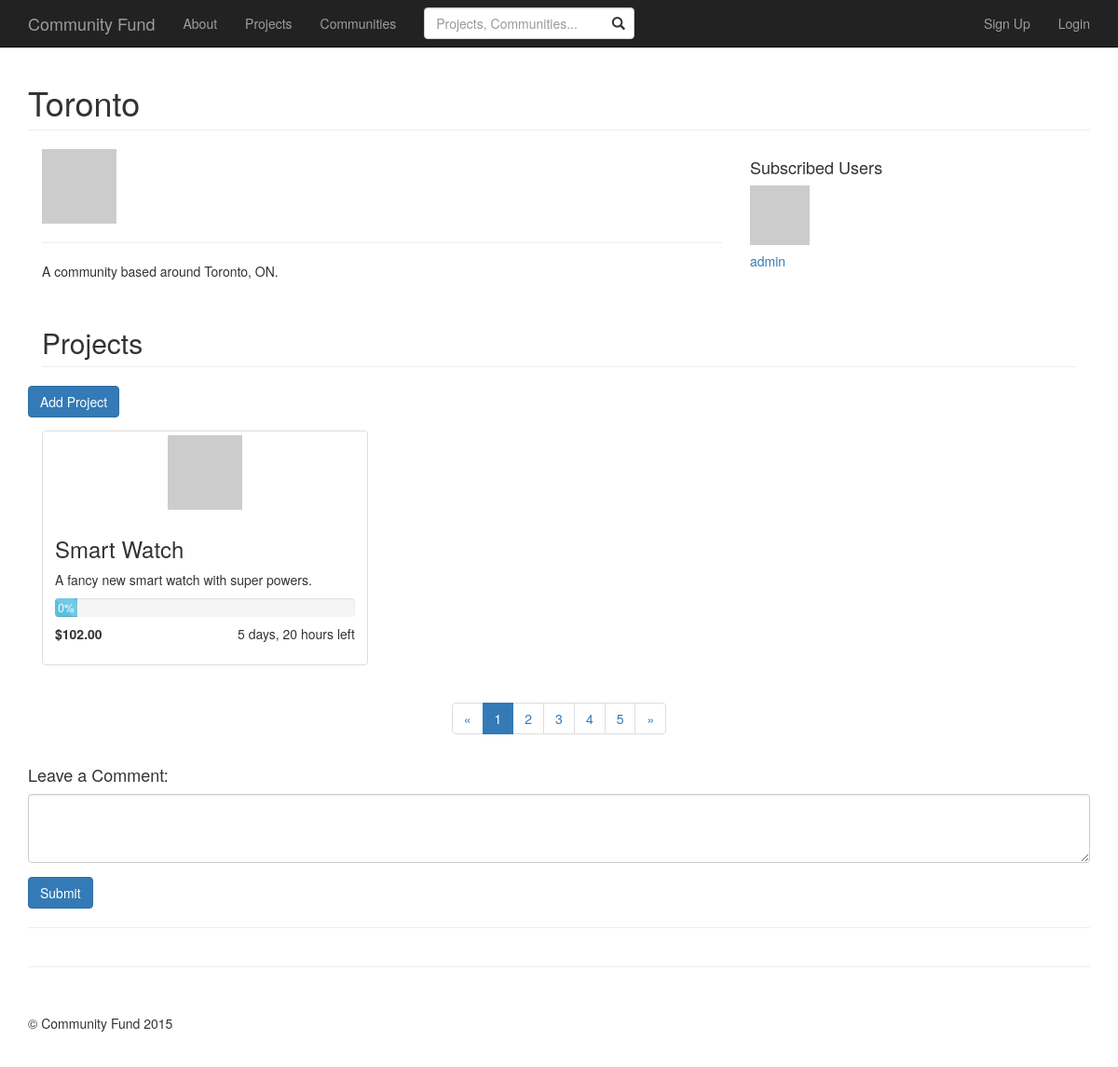
The page /community/1 on the database as committed earlier.
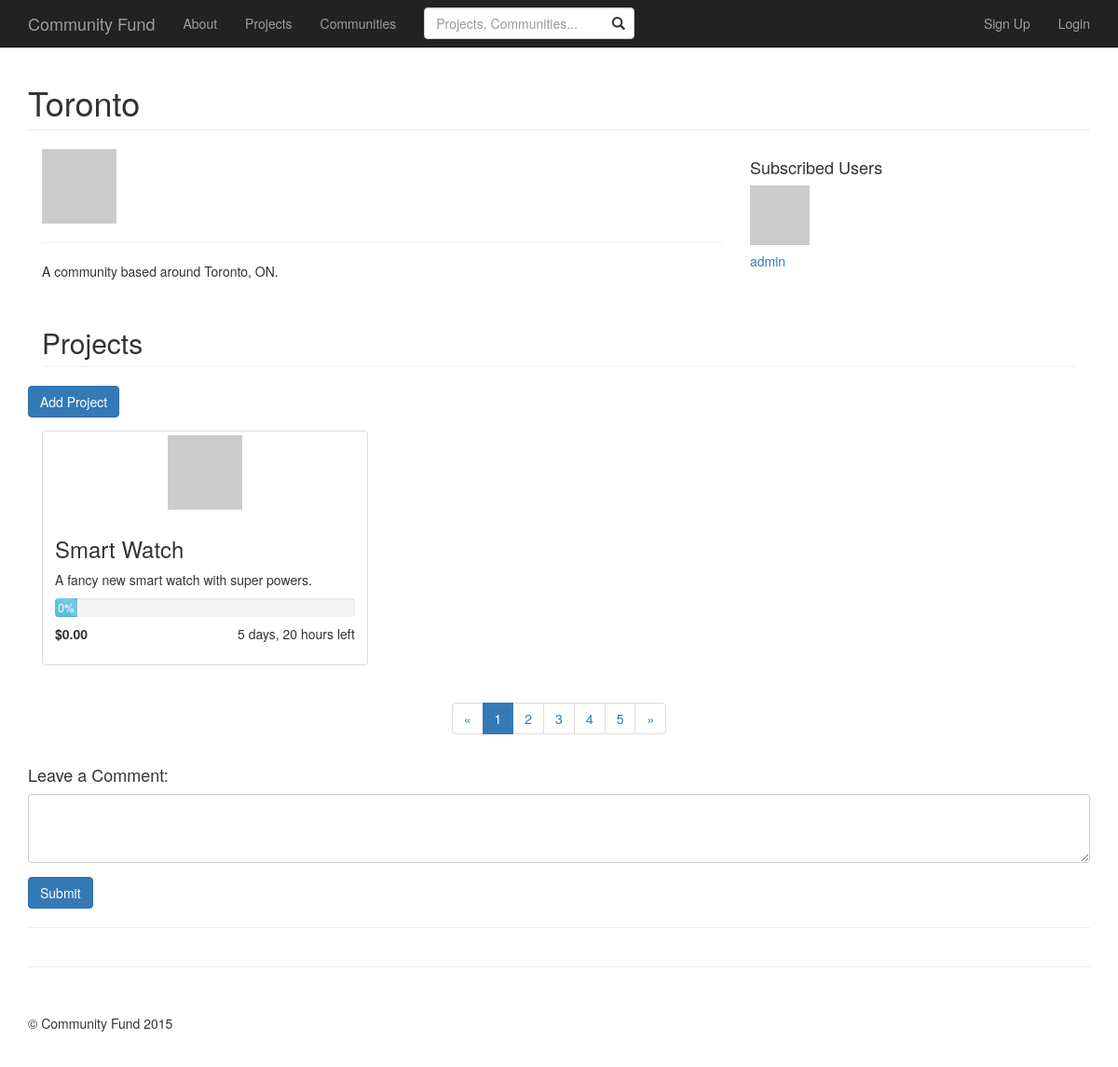
The same page on the database as committed later.
### communityfund/apps/home/models.py (models this page shows, shortened)
class DatedModel(models.Model):
    created_on = models.DateTimeField(auto_now_add=True)
    modified_on = models.DateTimeField(auto_now=True)
    class Meta:
        abstract = True

class Community(DatedModel):
    creator = models.ForeignKey(User, related_name="communities_created")
    name = models.TextField(max_length=100)
    description = models.TextField(max_length=1000)
    subscribers = models.ManyToManyField(User, related_name="subscriptions")
    class Meta:
        verbose_name_plural = "Communities"

class Project(DatedModel):
    initiator = models.ForeignKey(User, related_name="projects_created")
    community = models.ForeignKey(Community, related_name="projects")
    name = models.TextField(max_length=100)
    summary = models.TextField(max_length=250)
    about = models.TextField(max_length=20000)
    goal = models.PositiveIntegerField()
    deadline = models.DateTimeField()
    @property
    def amount_funded(self):
        amount_funded = self.fundings.all().aggregate(Sum('amount'))['amount__sum']
        return amount_funded if amount_funded else 0
    @property
    def percent_funded(self):
        return round((self.amount_funded / self.goal) * 100)

### communityfund/apps/home/views.py (the view)
# urls.py: url(r'^community/(?P<community_id>\d+)/?', views.community, name='community'),
def community(request, community_id):
    return render(request, 'home/community.html', {
        'community': get_object_or_404(Community, pk=community_id),
    })

### communityfund/apps/home/templatetags/custom_tags.py (called while the page is built)
def get_next_param(context):
    request = context['request']
    if 'next' in request.GET:
        next_param = request.GET['next']
    else:
        next_param = request.path
    if next == reverse('login') or next == reverse('signup'):
        next_param = ''
    else:
        next_param = '?next=' + next_param
    return next_param

@register.inclusion_tag("fragments/link.html", name="login_link", takes_context=True)
def login_link_tag(context, *args):
    title = args[0] if len(args) != 0 else 'Login'
    return {
        'url': reverse('login') + get_next_param(context),
        'title': title
    }

@register.inclusion_tag("fragments/link.html", name="signup_link", takes_context=True)
def login_link_tag(context, *args):
    title = args[0] if len(args) != 0 else 'Sign Up'
    return {
        'url': reverse('signup') + get_next_param(context),
        'title': title
    }

@register.filter("timeleft", is_safe=False)
def timeleft_filter(value, arg=None):
    if not value:
        return ''
    try:
        return timeuntil(value, arg) + ' left'
    except (ValueError, TypeError):
        return ''

@register.filter(name='currency', is_safe=False)
def currency_filter(value):
    if value is None:
        return ''
    try:
        return locale.currency(value, grouping=True)
    except ValueError:
        try:
            return "${:,.2f}".format(value)
        except ValueError:
            return ''

### templates/home/community.html (shortened to what this page needs)
{% extends "base.html" %}
{% block content %}
  {% include 'page_heading.html' with heading=community.name %}
  <div class="row">
    <div class="col-lg-12">
      <div class="col-md-8">
        <img class="img-responsive" src="http://placehold.it/750x300&text=Community+Banner" alt="">
        <hr>
        <p>{{ community.description }}</p>
      </div>
      <div class="col-md-4">
        <h4>Subscribed Users</h4>
        <div class="row">
          {% for user in community.subscribers.all|slice:":12" %}
            <div class="col-md-4">
              <a class="User pic" href="{% url 'user' user.id %}">
                <img class="media-object" src="http://placehold.it/64x64" alt="">
                <h5>{{ user.get_full_name }}</h5></a>
            </div>
          {% endfor %}
          </div>
      </div>
    </div>
  </div>
  <div class="row">
    <div class="col-lg-12">
      <div class="col-lg-12"><h2 class="page-header">Projects</h2></div>
      <div class="row" style="margin-bottom: 1em">
        <div class="col-lg-12">
          <a class="btn btn-primary" href="#">Add Project</a>
        </div>
      </div>
      {% for project in community.projects.all|slice:":3" %}
        <div class="col-sm-6 col-md-4">
          {% include "home/fragments/project_card.html" %}
        </div>
      {% endfor %}
    </div>
  </div>
  <div class="row text-center">
    <div class="col-lg-12">
      <ul class="pagination">
        <li>
          <a href="#">&laquo;</a>
        </li>
        <li class="active">
          <a href="#">1</a>
        </li>
        <li>
          <a href="#">2</a>
        </li>
        <li>
          <a href="#">3</a>
        </li>
        <li>
          <a href="#">4</a>
        </li>
        <li>
          <a href="#">5</a>
        </li>
        <li>
          <a href="#">&raquo;</a>
        </li>
      </ul>
    </div>
  </div>
  <div class="row">
    <div class="col-lg-12">
      <h4>Leave a Comment:</h4>
      <form role="form">
        <div class="form-group">
          <textarea id="commentBox" class="form-control" rows="3"></textarea>
        </div>
        <button type="submit" class="btn btn-primary">Submit</button>
      </form>
    </div>
  </div>
  <hr>
  <div class="row">
    <div class="col-lg-12">
    </div>
  </div>
{% endblock content %}

### templates/base.html (shortened to what this page needs)
{% load custom_tags %}
{% load static %}
{% with SITE_NAME="Community Fund" %}
  <!DOCTYPE html>
  <html lang="en">
  <head>
    <link href="{% static "css/bootstrap.min.css" %}" rel="stylesheet">
    <link href="{% static "css/modern-business.css" %}" rel="stylesheet">
    <link href="{% static "css/community-fund.css" %}" rel="stylesheet">
    <link href="{% static "font-awesome/css/font-awesome.min.css" %}" rel="stylesheet" type="text/css">
  </head>
  <body>
  <nav class="navbar navbar-inverse navbar-fixed-top" role="navigation">
    <div class="container">
      <div class="navbar-header">
        <a class="navbar-brand" href="{% url 'index' %}">Community Fund</a>
      </div>
      <div class="collapse navbar-collapse" id="bs-example-navbar-collapse-1">
        <ul class="nav navbar-nav navbar-left">
          <li>
            <a href="{% url 'about' %}">About</a>
          </li>
          <li>
            <a href="{% url 'projects' %}">Projects</a>
          </li>
          <li>
            <a href="{% url 'communities' %}">Communities</a>
          </li>
        </ul>
        <form action="{% url 'search' %}" method="GET" class="navbar-form navbar-left" role="search">
          <div class="form-group has-feedback">
            <input name="q" type="search" class="form-control" placeholder="Projects, Communities..."
                   {% if search_query %}value="{{ search_query }}"{% endif %}/>
          </div>
        </form>
        <ul class="nav navbar-nav navbar-right">
          {% if user.is_authenticated %}
            {% if user.is_staff %}
              <li>
                <a href="{% url 'admin:index' %}">Admin</a>
              </li>
            {% endif %}
            <li>
              <a href="{% url 'profile' %}">Profile</a>
            </li>
            <li>
              <a href="{% url 'logout' %}">Logout</a>
            </li>
          {% else %}
          <li>
            {% signup_link %}
          </li>
          <li>
            {% login_link %}
          </li>
          {% endif %}
        </ul>
      </div>
    </div>
  </nav>
  <div class="container">
    {% block content %}{% endblock content %}
    <hr>
    {% block footer %}
      <footer>
        <div class="row">
          <div class="col-lg-12">
            <p>&copy; Community Fund 2015</p>
          </div>
        </div>
      </footer>
    {% endblock footer %}
  </div>
  </body>
  </html>
{% endwith %}

### templates/fragments/link.html
<a href="{{ url }}">{{ title }}</a>

### templates/page_heading.html
<div class="row">
  <div class="col-lg-12">
    <h1 class="page-header">{{ heading }}</h1>
  </div>
</div>

### templates/home/fragments/project_card.html
{% load custom_tags %}
<div class="thumbnail">
  <a href="{% url 'project' project.id %}">
    <img src="http://placehold.it/700x450&text=Project+Thumbnail" alt="Project Thumbnail">
    <div class="caption">
      <h3 style="text-overflow: ellipsis;">{{ project.name }}</h3>
      <p>{{ project.summary }}</p>
      <div class="progress">
        <div class="progress-bar progress-bar-info progress-bar-striped" role="progressbar" aria-valuenow="{{ project.percent_funded }}"
             aria-valuemin="0" aria-valuemax="100" style="width: {{ project.percent_funded }}%; min-width: 2em;">
          {{ project.percent_funded }}%
        </div>
      </div>
      <div class="row">
        <div class="col-md-6">
          <p class="text-left"><strong>{{ project.amount_funded|currency }}</strong></p>
        </div>
        <div class="col-md-6">
          <p class="text-right">{{ project.deadline|timeleft }}</p>
        </div>
      </div>
    </div>
  </a>
</div>

### static/css/modern-business.css (style rules this page uses)
html, body { height: 100%; }
body { padding-top: 50px; }
footer { margin: 50px 0; }
.progress { margin-bottom: 8px; }

Rows that differ between the two databases and show on the page:
changed Project "Smart Watch": amount_funded "$102.00" → "$0.00"
